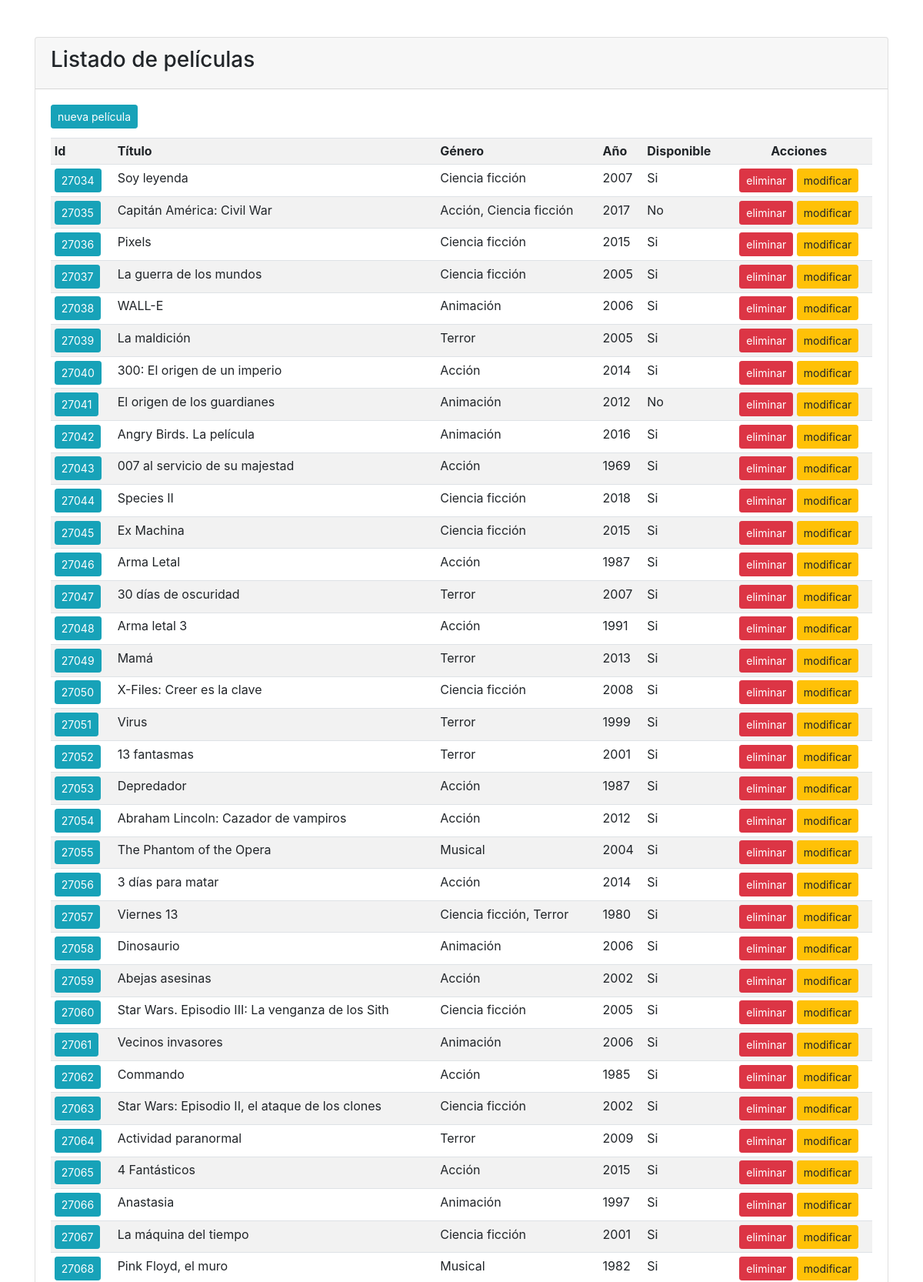
Screenshot of /vista/peliculas_listar.php (upper part) with the database file from the repository.
### tables this page shows
CREATE TABLE IF NOT EXISTS `pelicula` (
  `id` int(11) NOT NULL AUTO_INCREMENT,
  `titulo` varchar(50) NOT NULL,
  `genero` varchar(100) NOT NULL,
  `año` int(11) NOT NULL,
  `disponible` bit(1) NOT NULL DEFAULT b'0',
  PRIMARY KEY (`id`)
);

### control/PeliculaControl.php (called while the page is built, shortened)
<?php
class PeliculaControl {
    public function __construct() {
        try {
            $this->cnx = Db::conectar();
        }
        catch (PDOException $ex) {
            die($ex->getMessage());
        }
    }
    public function buscarTodos() {
        try {
            $sql = "select * from pelicula";
            $conexion = $this->cnx;
            $prep = $conexion->prepare($sql);
            $prep->execute();
            $peliculas = $prep->fetchAll(PDO::FETCH_OBJ);
        }
        catch (PDOException $ex) {
            die($ex->getMessage());
        }
        return $peliculas;
    }
}

### vista/peliculas_listar.php (the view, shortened to what this page needs)
<?php
    require_once '../control/PeliculaControl.php';
    $peliculaControl = new PeliculaControl();
    $peliculas = $peliculaControl->buscarTodos();
?>
<!DOCTYPE html>
<html lang="en">
<head>
    <link rel="stylesheet" href="../recursos/css/bootstrap.min.css" />
</head>
<body>
    <div class="container py-5">
        <div class="card">
            <div class="card-header">
                <h3>Listado de películas</h3>
            </div>
            <div class="card-body">
                <div class="card-title">
                    <a class="btn btn-sm btn-info" href="pelicula_actualizar.php">nueva película</a>
                </div>
                <table class="table table-striped table-sm">
                    <tr>
                        <th>Id</th>
                        <th>Título</th>
                        <th>Género</th>
                        <th>Año</th>
                        <th>Disponible</th>
                        <th colspan="2" class="text-center">Acciones</th>
                    </tr>
                    <?php foreach($peliculas as $peli) : ?>
                        <tr>
                            <td><a class="btn btn-sm btn-info" href="pelicula_consultar.php?id=<?= $peli->id ?>"><?= $peli->id ?></a></td>
                            <td><?= $peli->titulo ?></td>
                            <td><?= $peli->genero ?></td>
                            <td><?= $peli->año ?></td>
                            <td><?= ($peli->disponible ? 'Si' : 'No') ?></td>
                            <td class="text-center">
                                <a onclick="return confirm('Está seguro de eliminar la película ?')"
                                    class="btn btn-danger btn-sm"
                                    href="pelicula_eliminar.php?id=<?= $peli->id ?>">eliminar</a>
                                <a class="btn btn-warning btn-sm"
                                    href="pelicula_actualizar.php?id=<?= $peli->id ?>">modificar</a>
                            </td>
                        </tr>
                    <?php endforeach; ?>
                </table>
            </div>
        </div>
    </div>
</body>
</html>

### rows the page displays
pelicula: id "27034", titulo "Soy leyenda", genero "Ciencia ficción", año "2007", disponible "Si"
pelicula: id "27035", titulo "Capitán América: Civil War", genero "Acción, Ciencia ficción", año "2017", disponible "No"
pelicula: id "27036", titulo "Pixels", genero "Ciencia ficción", año "2015", disponible "Si"
pelicula: id "27037", titulo "La guerra de los mundos", genero "Ciencia ficción", año "2005", disponible "Si"
pelicula: id "27038", titulo "WALL-E", genero "Animación", año "2006", disponible "Si"
pelicula: id "27039", titulo "La maldición", genero "Terror", año "2005", disponible "Si"
pelicula: id "27040", titulo "300: El origen de un imperio", genero "Acción", año "2014", disponible "Si"
pelicula: id "27041", titulo "El origen de los guardianes", genero "Animación", año "2012", disponible "No"
pelicula: id "27042", titulo "Angry Birds. La película", genero "Animación", año "2016", disponible "Si"
pelicula: id "27043", titulo "007 al servicio de su majestad", genero "Acción", año "1969", disponible "Si"
pelicula: id "27044", titulo "Species II", genero "Ciencia ficción", año "2018", disponible "Si"
pelicula: id "27045", titulo "Ex Machina", genero "Ciencia ficción", año "2015", disponible "Si"
pelicula: id "27046", titulo "Arma Letal", genero "Acción", año "1987", disponible "Si"
pelicula: id "27047", titulo "30 días de oscuridad", genero "Terror", año "2007", disponible "Si"
pelicula: id "27048", titulo "Arma letal 3", genero "Acción", año "1991", disponible "Si"
pelicula: id "27049", titulo "Mamá", genero "Terror", año "2013", disponible "Si"
pelicula: id "27050", titulo "X-Files: Creer es la clave", genero "Ciencia ficción", año "2008", disponible "Si"
pelicula: id "27051", titulo "Virus", genero "Terror", año "1999", disponible "Si"
pelicula: id "27052", titulo "13 fantasmas", genero "Terror", año "2001", disponible "Si"
pelicula: id "27053", titulo "Depredador", genero "Acción", año "1987", disponible "Si"
pelicula: id "27054", titulo "Abraham Lincoln: Cazador de vampiros", genero "Acción", año "2012", disponible "Si"
pelicula: id "27055", titulo "The Phantom of the Opera", genero "Musical", año "2004", disponible "Si"
pelicula: id "27056", titulo "3 días para matar", genero "Acción", año "2014", disponible "Si"
pelicula: id "27057", titulo "Viernes 13", genero "Ciencia ficción, Terror", año "1980", disponible "Si"
pelicula: id "27058", titulo "Dinosaurio", genero "Animación", año "2006", disponible "Si"
pelicula: id "27059", titulo "Abejas asesinas", genero "Acción", año "2002", disponible "Si"
pelicula: id "27060", titulo "Star Wars. Episodio III: La venganza de los Sith", genero "Ciencia ficción", año "2005", disponible "Si"
pelicula: id "27061", titulo "Vecinos invasores", genero "Animación", año "2006", disponible "Si"
pelicula: id "27062", titulo "Commando", genero "Acción", año "1985", disponible "Si"
pelicula: id "27063", titulo "Star Wars: Episodio II, el ataque de los clones", genero "Ciencia ficción", año "2002", disponible "Si"
pelicula: id "27064", titulo "Actividad paranormal", genero "Terror", año "2009", disponible "Si"
pelicula: id "27065", titulo "4 Fantásticos", genero "Acción", año "2015", disponible "Si"
pelicula: id "27066", titulo "Anastasia", genero "Animación", año "1997", disponible "Si"
pelicula: id "27067", titulo "La máquina del tiempo", genero "Ciencia ficción", año "2001", disponible "Si"
pelicula: id "27068", titulo "Pink Floyd, el muro", genero "Musical", año "1982", disponible "Si"
